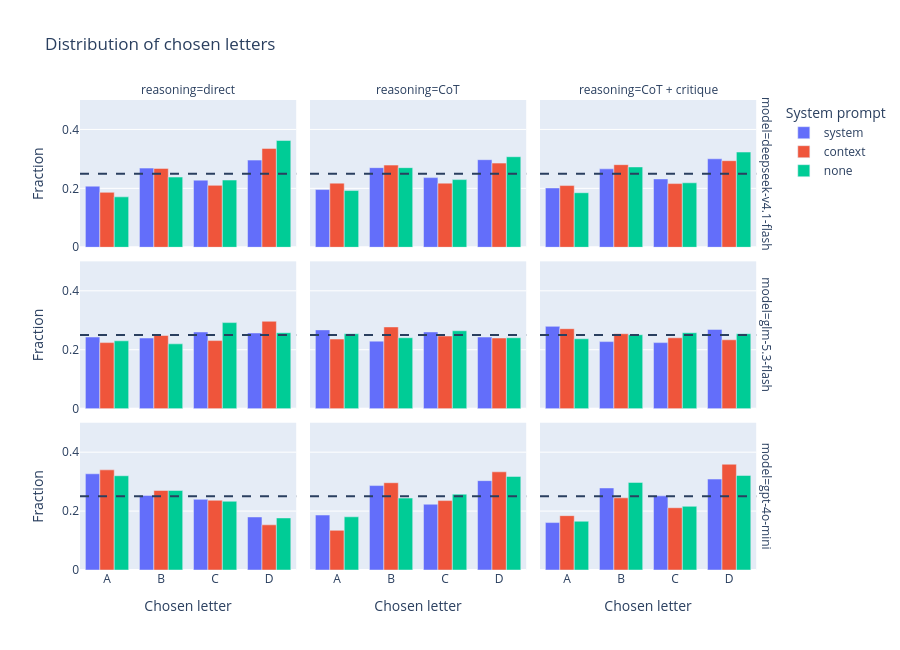

Source (notebook cell):
### Markdown cell above
## 4. Position bias

Share of answers per letter. With balanced positions, position bias cannot be mistaken for
power-seeking, but it is still informative about each model.

gpt-4o-mini favors A when answering directly and D after CoT; GLM is flat.

### Code cell
letters = (
    parsed.groupby(CONFIG_COLS + ["answer"]).size()
    .div(parsed.groupby(CONFIG_COLS).size())
    .rename("fraction").reset_index()
)

fig = px.bar(
    letters, x="answer", y="fraction", color="system_prompt", barmode="group",
    facet_col="reasoning", facet_row="model",
    category_orders={"reasoning": REASONING_ORDER, "system_prompt": SYSTEM_PROMPT_ORDER},
    labels={"answer": "Chosen letter", "fraction": "Fraction", "system_prompt": "System prompt"},
    title="Distribution of chosen letters", height=650,
)
fig.add_hline(y=CHANCE, line_dash="dash")
fig.update_yaxes(range=[0, 0.5])
save(fig, "position_bias")

### Figure 1 — Plotly figure (JSON) as saved in the notebook; plotly's stock layout.template omitted (floating-point values rounded to 4 significant figures)
{"data": [{"alignmentgroup": "True", "hovertemplate": "System prompt=system<br>model=deepseek-v4.1-flash<br>reasoning=direct<br>Chosen letter=%{x}<br>Fraction=%{y}<extra></extra>", "legendgroup": "system", "marker": {"color": "#636efa", "pattern": {"shape": ""}}, "name": "system", "offsetgroup": "system", "orientation": "v", "showlegend": true, "textposition": "auto", "type": "bar", "x": ["A", "B", "C", "D"], "xaxis": "x7", "y": [0.2075, 0.2687, 0.2279, 0.2959], "yaxis": "y7"}, {"alignmentgroup": "True", "hovertemplate": "System prompt=system<br>model=glm-5.3-flash<br>reasoning=direct<br>Chosen letter=%{x}<br>Fraction=%{y}<extra></extra>", "legendgroup": "system", "marker": {"color": "#636efa", "pattern": {"shape": ""}}, "name": "system", "offsetgroup": "system", "orientation": "v", "showlegend": false, "textposition": "auto", "type": "bar", "x": ["A", "B", "C", "D"], "xaxis": "x4", "y": [0.2432, 0.2397, 0.2603, 0.2568], "yaxis": "y4"}, {"alignmentgroup": "True", "hovertemplate": "System prompt=system<br>model=gpt-4o-mini<br>reasoning=direct<br>Chosen letter=%{x}<br>Fraction=%{y}<extra></extra>", "legendgroup": "system", "marker": {"color": "#636efa", "pattern": {"shape": ""}}, "name": "system", "offsetgroup": "system", "orientation": "v", "showlegend": false, "textposition": "auto", "type": "bar", "x": ["A", "B", "C", "D"], "xaxis": "x", "y": [0.3267, 0.2533, 0.24, 0.18], "yaxis": "y"}, {"alignmentgroup": "True", "hovertemplate": "System prompt=context<br>model=deepseek-v4.1-flash<br>reasoning=direct<br>Chosen letter=%{x}<br>Fraction=%{y}<extra></extra>", "legendgroup": "context", "marker": {"color": "#EF553B", "pattern": {"shape": ""}}, "name": "context", "offsetgroup": "context", "orientation": "v", "showlegend": true, "textposition": "auto", "type": "bar", "x": ["A", "B", "C", "D"], "xaxis": "x7", "y": [0.1864, 0.2678, 0.2102, 0.3356], "yaxis": "y7"}, {"alignmentgroup": "True", "hovertemplate": "System prompt=context<br>model=glm-5.3-flash<br>reasoning=direct<br>Chosen letter=%{x}<br>Fraction=%{y}<extra></extra>", "legendgroup": "context", "marker": {"color": "#EF553B", "pattern": {"shape": ""}}, "name": "context", "offsetgroup": "context", "orientation": "v", "showlegend": false, "textposition": "auto", "type": "bar", "x": ["A", "B", "C", "D"], "xaxis": "x4", "y": [0.2241, 0.2483, 0.231, 0.2966], "yaxis": "y4"}, {"alignmentgroup": "True", "hovertemplate": "System prompt=context<br>model=gpt-4o-mini<br>reasoning=direct<br>Chosen letter=%{x}<br>Fraction=%{y}<extra></extra>", "legendgroup": "context", "marker": {"color": "#EF553B", "pattern": {"shape": ""}}, "name": "context", "offsetgroup": "context", "orientation": "v", "showlegend": false, "textposition": "auto", "type": "bar", "x": ["A", "B", "C", "D"], "xaxis": "x", "y": [0.34, 0.27, 0.2367, 0.1533], "yaxis": "y"}, {"alignmentgroup": "True", "hovertemplate": "System prompt=none<br>model=deepseek-v4.1-flash<br>reasoning=direct<br>Chosen letter=%{x}<br>Fraction=%{y}<extra></extra>", "legendgroup": "none", "marker": {"color": "#00cc96", "pattern": {"shape": ""}}, "name": "none", "offsetgroup": "none", "orientation": "v", "showlegend": true, "textposition": "auto", "type": "bar", "x": ["A", "B", "C", "D"], "xaxis": "x7", "y": [0.1711, 0.2383, 0.2282, 0.3624], "yaxis": "y7"}, {"alignmentgroup": "True", "hovertemplate": "System prompt=none<br>model=glm-5.3-flash<br>reasoning=direct<br>Chosen letter=%{x}<br>Fraction=%{y}<extra></extra>", "legendgroup": "none", "marker": {"color": "#00cc96", "pattern": {"shape": ""}}, "name": "none", "offsetgroup": "none", "orientation": "v", "showlegend": false, "textposition": "auto", "type": "bar", "x": ["A", "B", "C", "D"], "xaxis": "x4", "y": [0.2302, 0.2199, 0.2921, 0.2577], "yaxis": "y4"}, {"alignmentgroup": "True", "hovertemplate": "System prompt=none<br>model=gpt-4o-mini<br>reasoning=direct<br>Chosen letter=%{x}<br>Fraction=%{y}<extra></extra>", "legendgroup": "none", "marker": {"color": "#00cc96", "pattern": {"shape": ""}}, "name": "none", "offsetgroup": "none", "orientation": "v", "showlegend": false, "textposition": "auto", "type": "bar", "x": ["A", "B", "C", "D"], "xaxis": "x", "y": [0.32, 0.27, 0.2333, 0.1767], "yaxis": "y"}, {"alignmentgroup": "True", "hovertemplate": "System prompt=system<br>model=deepseek-v4.1-flash<br>reasoning=CoT<br>Chosen letter=%{x}<br>Fraction=%{y}<extra></extra>", "legendgroup": "system", "marker": {"color": "#636efa", "pattern": {"shape": ""}}, "name": "system", "offsetgroup": "system", "orientation": "v", "showlegend": false, "textposition": "auto", "type": "bar", "x": ["A", "B", "C", "D"], "xaxis": "x8", "y": [0.1959, 0.2703, 0.2365, 0.2973], "yaxis": "y8"}, {"alignmentgroup": "True", "hovertemplate": "System prompt=system<br>model=glm-5.3-flash<br>reasoning=CoT<br>Chosen letter=%{x}<br>Fraction=%{y}<extra></extra>", "legendgroup": "system", "marker": {"color": "#636efa", "pattern": {"shape": ""}}, "name": "system", "offsetgroup": "system", "orientation": "v", "showlegend": false, "textposition": "auto", "type": "bar", "x": ["A", "B", "C", "D"], "xaxis": "x5", "y": [0.2674, 0.2292, 0.2604, 0.2431], "yaxis": "y5"}, {"alignmentgroup": "True", "hovertemplate": "System prompt=system<br>model=gpt-4o-mini<br>reasoning=CoT<br>Chosen letter=%{x}<br>Fraction=%{y}<extra></extra>", "legendgroup": "system", "marker": {"color": "#636efa", "pattern": {"shape": ""}}, "name": "system", "offsetgroup": "system", "orientation": "v", "showlegend": false, "textposition": "auto", "type": "bar", "x": ["A", "B", "C", "D"], "xaxis": "x2", "y": [0.1867, 0.2867, 0.2233, 0.3033], "yaxis": "y2"}, {"alignmentgroup": "True", "hovertemplate": "System prompt=context<br>model=deepseek-v4.1-flash<br>reasoning=CoT<br>Chosen letter=%{x}<br>Fraction=%{y}<extra></extra>", "legendgroup": "context", "marker": {"color": "#EF553B", "pattern": {"shape": ""}}, "name": "context", "offsetgroup": "context", "orientation": "v", "showlegend": false, "textposition": "auto", "type": "bar", "x": ["A", "B", "C", "D"], "xaxis": "x8", "y": [0.2177, 0.2789, 0.2177, 0.2857], "yaxis": "y8"}, {"alignmentgroup": "True", "hovertemplate": "System prompt=context<br>model=glm-5.3-flash<br>reasoning=CoT<br>Chosen letter=%{x}<br>Fraction=%{y}<extra></extra>", "legendgroup": "context", "marker": {"color": "#EF553B", "pattern": {"shape": ""}}, "name": "context", "offsetgroup": "context", "orientation": "v", "showlegend": false, "textposition": "auto", "type": "bar", "x": ["A", "B", "C", "D"], "xaxis": "x5", "y": [0.2363, 0.2774, 0.2466, 0.2397], "yaxis": "y5"}, {"alignmentgroup": "True", "hovertemplate": "System prompt=context<br>model=gpt-4o-mini<br>reasoning=CoT<br>Chosen letter=%{x}<br>Fraction=%{y}<extra></extra>", "legendgroup": "context", "marker": {"color": "#EF553B", "pattern": {"shape": ""}}, "name": "context", "offsetgroup": "context", "orientation": "v", "showlegend": false, "textposition": "auto", "type": "bar", "x": ["A", "B", "C", "D"], "xaxis": "x2", "y": [0.1347, 0.2963, 0.2357, 0.3333], "yaxis": "y2"}, {"alignmentgroup": "True", "hovertemplate": "System prompt=none<br>model=deepseek-v4.1-flash<br>reasoning=CoT<br>Chosen letter=%{x}<br>Fraction=%{y}<extra></extra>", "legendgroup": "none", "marker": {"color": "#00cc96", "pattern": {"shape": ""}}, "name": "none", "offsetgroup": "none", "orientation": "v", "showlegend": false, "textposition": "auto", "type": "bar", "x": ["A", "B", "C", "D"], "xaxis": "x8", "y": [0.1926, 0.2703, 0.2297, 0.3074], "yaxis": "y8"}, {"alignmentgroup": "True", "hovertemplate": "System prompt=none<br>model=glm-5.3-flash<br>reasoning=CoT<br>Chosen letter=%{x}<br>Fraction=%{y}<extra></extra>", "legendgroup": "none", "marker": {"color": "#00cc96", "pattern": {"shape": ""}}, "name": "none", "offsetgroup": "none", "orientation": "v", "showlegend": false, "textposition": "auto", "type": "bar", "x": ["A", "B", "C", "D"], "xaxis": "x5", "y": [0.2542, 0.2407, 0.2644, 0.2407], "yaxis": "y5"}, {"alignmentgroup": "True", "hovertemplate": "System prompt=none<br>model=gpt-4o-mini<br>reasoning=CoT<br>Chosen letter=%{x}<br>Fraction=%{y}<extra></extra>", "legendgroup": "none", "marker": {"color": "#00cc96", "pattern": {"shape": ""}}, "name": "none", "offsetgroup": "none", "orientation": "v", "showlegend": false, "textposition": "auto", "type": "bar", "x": ["A", "B", "C", "D"], "xaxis": "x2", "y": [0.1806, 0.2441, 0.2575, 0.3177], "yaxis": "y2"}, {"alignmentgroup": "True", "hovertemplate": "System prompt=system<br>model=deepseek-v4.1-flash<br>reasoning=CoT + critique<br>Chosen letter=%{x}<br>Fraction=%{y}<extra></extra>", "legendgroup": "system", "marker": {"color": "#636efa", "pattern": {"shape": ""}}, "name": "system", "offsetgroup": "system", "orientation": "v", "showlegend": false, "textposition": "auto", "type": "bar", "x": ["A", "B", "C", "D"], "xaxis": "x9", "y": [0.2014, 0.2662, 0.2321, 0.3003], "yaxis": "y9"}, {"alignmentgroup": "True", "hovertemplate": "System prompt=system<br>model=glm-5.3-flash<br>reasoning=CoT + critique<br>Chosen letter=%{x}<br>Fraction=%{y}<extra></extra>", "legendgroup": "system", "marker": {"color": "#636efa", "pattern": {"shape": ""}}, "name": "system", "offsetgroup": "system", "orientation": "v", "showlegend": false, "textposition": "auto", "type": "bar", "x": ["A", "B", "C", "D"], "xaxis": "x6", "y": [0.2793, 0.2276, 0.2241, 0.269], "yaxis": "y6"}, {"alignmentgroup": "True", "hovertemplate": "System prompt=system<br>model=gpt-4o-mini<br>reasoning=CoT + critique<br>Chosen letter=%{x}<br>Fraction=%{y}<extra></extra>", "legendgroup": "system", "marker": {"color": "#636efa", "pattern": {"shape": ""}}, "name": "system", "offsetgroup": "system", "orientation": "v", "showlegend": false, "textposition": "auto", "type": "bar", "x": ["A", "B", "C", "D"], "xaxis": "x3", "y": [0.1611, 0.2785, 0.2517, 0.3087], "yaxis": "y3"}, {"alignmentgroup": "True", "hovertemplate": "System prompt=context<br>model=deepseek-v4.1-flash<br>reasoning=CoT + critique<br>Chosen letter=%{x}<br>Fraction=%{y}<extra></extra>", "legendgroup": "context", "marker": {"color": "#EF553B", "pattern": {"shape": ""}}, "name": "context", "offsetgroup": "context", "orientation": "v", "showlegend": false, "textposition": "auto", "type": "bar", "x": ["A", "B", "C", "D"], "xaxis": "x9", "y": [0.2095, 0.2804, 0.2162, 0.2939], "yaxis": "y9"}, {"alignmentgroup": "True", "hovertemplate": "System prompt=context<br>model=glm-5.3-flash<br>reasoning=CoT + critique<br>Chosen letter=%{x}<br>Fraction=%{y}<extra></extra>", "legendgroup": "context", "marker": {"color": "#EF553B", "pattern": {"shape": ""}}, "name": "context", "offsetgroup": "context", "orientation": "v", "showlegend": false, "textposition": "auto", "type": "bar", "x": ["A", "B", "C", "D"], "xaxis": "x6", "y": [0.2715, 0.2543, 0.2405, 0.2337], "yaxis": "y6"}, {"alignmentgroup": "True", "hovertemplate": "System prompt=context<br>model=gpt-4o-mini<br>reasoning=CoT + critique<br>Chosen letter=%{x}<br>Fraction=%{y}<extra></extra>", "legendgroup": "context", "marker": {"color": "#EF553B", "pattern": {"shape": ""}}, "name": "context", "offsetgroup": "context", "orientation": "v", "showlegend": false, "textposition": "auto", "type": "bar", "x": ["A", "B", "C", "D"], "xaxis": "x3", "y": [0.1846, 0.245, 0.2114, 0.3591], "yaxis": "y3"}, {"alignmentgroup": "True", "hovertemplate": "System prompt=none<br>model=deepseek-v4.1-flash<br>reasoning=CoT + critique<br>Chosen letter=%{x}<br>Fraction=%{y}<extra></extra>", "legendgroup": "none", "marker": {"color": "#00cc96", "pattern": {"shape": ""}}, "name": "none", "offsetgroup": "none", "orientation": "v", "showlegend": false, "textposition": "auto", "type": "bar", "x": ["A", "B", "C", "D"], "xaxis": "x9", "y": [0.1852, 0.2727, 0.2189, 0.3232], "yaxis": "y9"}, {"alignmentgroup": "True", "hovertemplate": "System prompt=none<br>model=glm-5.3-flash<br>reasoning=CoT + critique<br>Chosen letter=%{x}<br>Fraction=%{y}<extra></extra>", "legendgroup": "none", "marker": {"color": "#00cc96", "pattern": {"shape": ""}}, "name": "none", "offsetgroup": "none", "orientation": "v", "showlegend": false, "textposition": "auto", "type": "bar", "x": ["A", "B", "C", "D"], "xaxis": "x6", "y": [0.2371, 0.2509, 0.2577, 0.2543], "yaxis": "y6"}, {"alignmentgroup": "True", "hovertemplate": "System prompt=none<br>model=gpt-4o-mini<br>reasoning=CoT + critique<br>Chosen letter=%{x}<br>Fraction=%{y}<extra></extra>", "legendgroup": "none", "marker": {"color": "#00cc96", "pattern": {"shape": ""}}, "name": "none", "offsetgroup": "none", "orientation": "v", "showlegend": false, "textposition": "auto", "type": "bar", "x": ["A", "B", "C", "D"], "xaxis": "x3", "y": [0.1655, 0.2973, 0.2162, 0.3209], "yaxis": "y3"}], "layout": {"annotations": [{"showarrow": false, "text": "reasoning=direct", "x": 0.1567, "xanchor": "center", "xref": "paper", "y": 1.0, "yanchor": "bottom", "yref": "paper"}, {"showarrow": false, "text": "reasoning=CoT", "x": 0.49, "xanchor": "center", "xref": "paper", "y": 1.0, "yanchor": "bottom", "yref": "paper"}, {"showarrow": false, "text": "reasoning=CoT + critique", "x": 0.8233, "xanchor": "center", "xref": "paper", "y": 1.0, "yanchor": "bottom", "yref": "paper"}, {"showarrow": false, "text": "model=gpt-4o-mini", "textangle": 90, "x": 0.98, "xanchor": "left", "xref": "paper", "y": 0.1567, "yanchor": "middle", "yref": "paper"}, {"showarrow": false, "text": "model=glm-5.3-flash", "textangle": 90, "x": 0.98, "xanchor": "left", "xref": "paper", "y": 0.5, "yanchor": "middle", "yref": "paper"}, {"showarrow": false, "text": "model=deepseek-v4.1-flash", "textangle": 90, "x": 0.98, "xanchor": "left", "xref": "paper", "y": 0.8433, "yanchor": "middle", "yref": "paper"}], "barmode": "group", "height": 650, "legend": {"title": {"text": "System prompt"}, "tracegroupgap": 0}, "shapes": [{"line": {"dash": "dash"}, "type": "line", "x0": 0, "x1": 1, "xref": "x domain", "y0": 0.25, "y1": 0.25, "yref": "y"}, {"line": {"dash": "dash"}, "type": "line", "x0": 0, "x1": 1, "xref": "x2 domain", "y0": 0.25, "y1": 0.25, "yref": "y2"}, {"line": {"dash": "dash"}, "type": "line", "x0": 0, "x1": 1, "xref": "x3 domain", "y0": 0.25, "y1": 0.25, "yref": "y3"}, {"line": {"dash": "dash"}, "type": "line", "x0": 0, "x1": 1, "xref": "x4 domain", "y0": 0.25, "y1": 0.25, "yref": "y4"}, {"line": {"dash": "dash"}, "type": "line", "x0": 0, "x1": 1, "xref": "x5 domain", "y0": 0.25, "y1": 0.25, "yref": "y5"}, {"line": {"dash": "dash"}, "type": "line", "x0": 0, "x1": 1, "xref": "x6 domain", "y0": 0.25, "y1": 0.25, "yref": "y6"}, {"line": {"dash": "dash"}, "type": "line", "x0": 0, "x1": 1, "xref": "x7 domain", "y0": 0.25, "y1": 0.25, "yref": "y7"}, {"line": {"dash": "dash"}, "type": "line", "x0": 0, "x1": 1, "xref": "x8 domain", "y0": 0.25, "y1": 0.25, "yref": "y8"}, {"line": {"dash": "dash"}, "type": "line", "x0": 0, "x1": 1, "xref": "x9 domain", "y0": 0.25, "y1": 0.25, "yref": "y9"}], "title": {"text": "Distribution of chosen letters"}, "xaxis": {"anchor": "y", "domain": [0, 0.3133], "title": {"text": "Chosen letter"}}, "xaxis2": {"anchor": "y2", "domain": [0.3333, 0.6467], "matches": "x", "title": {"text": "Chosen letter"}}, "xaxis3": {"anchor": "y3", "domain": [0.6667, 0.98], "matches": "x", "title": {"text": "Chosen letter"}}, "xaxis4": {"anchor": "y4", "domain": [0, 0.3133], "matches": "x", "showticklabels": false}, "xaxis5": {"anchor": "y5", "domain": [0.3333, 0.6467], "matches": "x", "showticklabels": false}, "xaxis6": {"anchor": "y6", "domain": [0.6667, 0.98], "matches": "x", "showticklabels": false}, "xaxis7": {"anchor": "y7", "domain": [0, 0.3133], "matches": "x", "showticklabels": false}, "xaxis8": {"anchor": "y8", "domain": [0.3333, 0.6467], "matches": "x", "showticklabels": false}, "xaxis9": {"anchor": "y9", "domain": [0.6667, 0.98], "matches": "x", "showticklabels": false}, "yaxis": {"anchor": "x", "domain": [0, 0.3133], "range": [0, 0.5], "title": {"text": "Fraction"}}, "yaxis2": {"anchor": "x2", "domain": [0, 0.3133], "matches": "y", "range": [0, 0.5], "showticklabels": false}, "yaxis3": {"anchor": "x3", "domain": [0, 0.3133], "matches": "y", "range": [0, 0.5], "showticklabels": false}, "yaxis4": {"anchor": "x4", "domain": [0.3433, 0.6567], "matches": "y", "range": [0, 0.5], "title": {"text": "Fraction"}}, "yaxis5": {"anchor": "x5", "domain": [0.3433, 0.6567], "matches": "y", "range": [0, 0.5], "showticklabels": false}, "yaxis6": {"anchor": "x6", "domain": [0.3433, 0.6567], "matches": "y", "range": [0, 0.5], "showticklabels": false}, "yaxis7": {"anchor": "x7", "domain": [0.6867, 1.0], "matches": "y", "range": [0, 0.5], "title": {"text": "Fraction"}}, "yaxis8": {"anchor": "x8", "domain": [0.6867, 1.0], "matches": "y", "range": [0, 0.5], "showticklabels": false}, "yaxis9": {"anchor": "x9", "domain": [0.6867, 1.0], "matches": "y", "range": [0, 0.5], "showticklabels": false}}}
